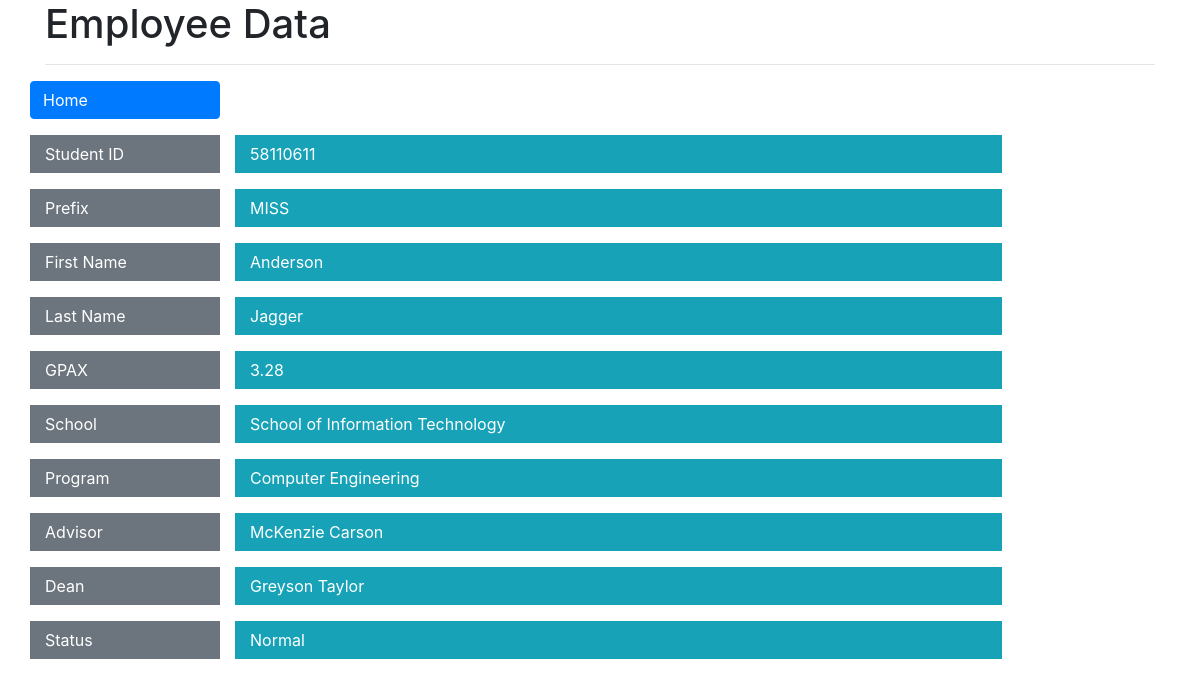
Page /view_student_info.php?stdid=58110611 on the committed database.
### tables this page shows
CREATE TABLE `student_api` (
  `StudentID` int(8) DEFAULT NULL,
  `Prefix` varchar(4) DEFAULT NULL,
  `FirstName` varchar(8) DEFAULT NULL,
  `LastName` varchar(8) DEFAULT NULL,
  `GPAX` decimal(3,2) DEFAULT NULL,
  `School` varchar(32) DEFAULT NULL,
  `Program` varchar(20) DEFAULT NULL,
  `Advisor` varchar(17) DEFAULT NULL,
  `Dean` varchar(15) DEFAULT NULL,
  `Status` varchar(10) DEFAULT NULL
);

### view_student_info.php (the view, shortened to what this page needs)
<!DOCTYPE html>
<html>
<head>
	<link rel="stylesheet" href="https://cdn.jsdelivr.net/npm/bootstrap@4.5.3/dis
	t/css/bootstrap.min.css" integrity="sha384-
	TX8t27EcRE3e/ihU7zmQxVncDAy5uIKz4rEkgIXeMed4M0jlfIDPvg6uqKI2xXr2" crossorigin="an
	onymous">
</head>
<body>
	<?php
	require_once "dbconnect.php";
	$std_id = $_GET['stdid'];
	$sql = "SELECT * FROM student_api WHERE StudentID = $std_id";
	$result = mysqli_query($conn, $sql);
	?>
	<?php
	while ($row = mysqli_fetch_assoc($result)) {
		$std_id = $row["StudentID"];
		$prefix = $row["Prefix"];
		$fname = $row["FirstName"];
		$lname = $row["LastName"];
		$gpax = $row["GPAX"];
		$school = $row["School"];
		$program = $row["Program"];
		$avs = $row["Advisor"];
		$dean = $row["Dean"];
		$status = $row["Status"];
	}
	?>
	<div class="container">
		<h1>Employee Data</h1>
		<hr>
		<div class="form-group row">
			<a class="col-sm-2 btn-primary btn btn-block text-left" href="student_info.php">Home</a>
			<div class="col-sm-10"></div>
		</div>
		<div class="form-group row">
			<label class="col-sm-2 col-form-label bg-secondary text-white">Student ID</label>
			<div class="col-sm-10">
				<label class="col-sm-10 col-form-label bg-info text-white"><?= $std_id ?></label>
			</div>
		</div>
		<div class="form-group row">
			<label class="col-sm-2 col-form-label bg-secondary text-white">Prefix</label>
			<div class="col-sm-10">
				<label class="col-sm-10 col-form-label bg-info text-white"><?= $prefix ?></label>
			</div>
		</div>
		<div class="form-group row">
			<label class="col-sm-2 col-form-label bg-secondary text-white">First Name</label>
			<div class="col-sm-10">
				<label class="col-sm-10 col-form-label bg-info text-white"><?= $fname ?></label>
			</div>
		</div>
		<div class="form-group row">
			<label class="col-sm-2 col-form-label bg-secondary text-white">Last Name</label>
			<div class="col-sm-10">
				<label class="col-sm-10 col-form-label bg-info text-white"><?= $lname ?></label>
			</div>
		</div>
		<div class="form-group row">
			<label class="col-sm-2 col-form-label bg-secondary text-white">GPAX</label>
			<div class="col-sm-10">
				<label class="col-sm-10 col-form-label bg-info text-white"><?= $gpax ?></label>
			</div>
		</div>
		<div class="form-group row">
			<label class="col-sm-2 col-form-label bg-secondary text-white">School</label>
			<div class="col-sm-10">
				<label class="col-sm-10 col-form-label bg-info text-white"><?= $school ?></label>
			</div>
		</div>
		<div class="form-group row">
			<label class="col-sm-2 col-form-label bg-secondary text-white">Program</label>
			<div class="col-sm-10">
				<label class="col-sm-10 col-form-label bg-info text-white"><?= $program ?></label>
			</div>
		</div>
		<div class="form-group row">
			<label class="col-sm-2 col-form-label bg-secondary text-white">Advisor</label>
			<div class="col-sm-10">
				<label class="col-sm-10 col-form-label bg-info text-white"><?= $avs ?></label>
			</div>
		</div>
		<div class="form-group row">
			<label class="col-sm-2 col-form-label bg-secondary text-white">Dean</label>
			<div class="col-sm-10">
				<label class="col-sm-10 col-form-label bg-info text-white"><?= $dean ?></label>
			</div>
		</div>
		<div class="form-group row">
			<label class="col-sm-2 col-form-label bg-secondary text-white">Status</label>
			<div class="col-sm-10">
				<label class="col-sm-10 col-form-label bg-info text-white"><?= $status ?></label>
			</div>
		</div>
	</div>
</body>
</html>

### rows in the picture
student_api: StudentID "58110611", Prefix "MISS", FirstName "Anderson", LastName "Jagger", GPAX "3.28", School "School of Information Technology", Program "Computer Engineering", Advisor "McKenzie Carson", Dean "Greyson Taylor", Status "Normal"
